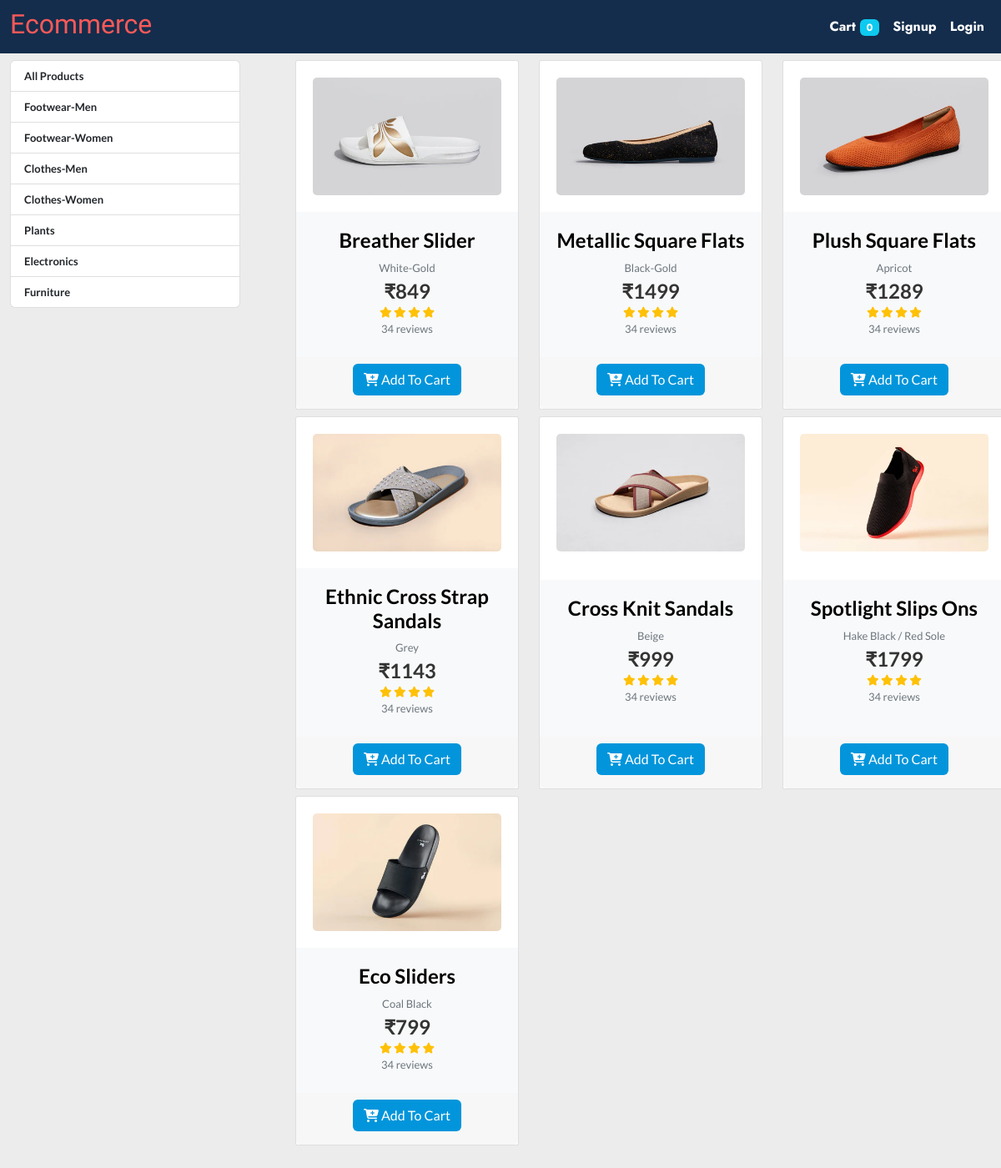
The app's page /?categories=2 with its own data.
### Store/models/categories.py (models this page shows, shortened)
class Category(models.Model):
    name = models.CharField(max_length=20)
    @staticmethod
    def get_all_categories():
        return Category.objects.all()
    class Meta:
        verbose_name = "Category"
        verbose_name_plural = "Categories"

### Store/models/product.py (models this page shows, shortened)
class Product(models.Model):
    name = models.CharField(max_length=50)
    price = models.IntegerField(default=0)
    category = models.ForeignKey(Category, on_delete=models.CASCADE, default=1)
    description = models.CharField(max_length=200, default="", null=True, blank=True)
    image = models.ImageField(upload_to="Upload/Images/")
    @staticmethod
    def get_all_products_by_id(categories_id):
        if categories_id:
            return Product.objects.filter(category=categories_id)
        else:
            return Product.get_all_products()

### Store/views/home.py (the view, shortened to what this page needs)
# urls.py: path("", home.Index.as_view(),name="homepage"),
class Index(View):
    def get(self, request):
        cart = request.session.get('cart')
        if not cart:
            request.session['cart']= {}
        products = None
        categories = Category.get_all_categories()
        categories_id = request.GET.get('categories')  # now we have to do read these categories on server
        if categories_id:
            products = Product.get_all_products_by_id(categories_id)
        else:
            products = Product.get_all_products()
        data = {}
        data['products'] = products
        data['categories'] = categories
        print('you are: ', request.session.get('email'))
        return render(request, 'index.html', data)

### Store/templatetags/cart.py (called while the page is built)
@register.filter(name='is_in_cart')
def is_in_cart(product, cart):
    keys = cart.keys()
    for id in keys:
        if int(id) == product.id:
            return True
    return False;

### Store/templates/index.html (shortened to what this page needs)
{%extends 'base.html'%} {% block content%} {% load cart %}
<div
  class="container-fluid d-flex justify-content-center pb-5 card-container mb-0"
  style="height:100%" >
  <div class="row">
    <div class="col-lg-3 col-md-3 col-sm-4 col-xs-12 mt-2 mx-auto sidebar_fixed" >
      <div class="list-group">
        <a href="/" class="list-group-item list-group-item-action fw-semibold"
          >All Products</a
        >
        {% for categories in categories %}
        <a
          href="/?categories={{categories.id}}"
          class="list-group-item list-group-item-action fw-semibold"
          >{{categories.name}}</a
        >
        {% endfor %}
      </div>
    </div>
    <div class="row col-lg-9 col-md-9 col-sm-8  product_card" >
      {% for product in products %}
      <div class="col-lg-4 col-md-6 col-sm-6 col-xs-12 mt-2"  >
        <div class="card h-100"  >
          <div class="card-body " id="{{product.id}}">
            <div class="card-img-actions" >
              <img
                src="{{product.image.url}}"
                class="card-img img-fluid"
                width="96"
                height="350"
                alt=""
              />
            </div>
          </div>
          <div class="card-body bg-light text-center">
            <div class="mb-1">
              <h4 class="fw-bolder mb-2">
                <a href="#" class="text-black mb-2" data-abc="true"
                  >{{product.name}}</a
                >
              </h4>
              <a href="#" class="text-muted" data-abc="true"
                >{{product.description}}</a
              >
            </div>
            <h4 class="mb-0 fw-semibold">&#8377;{{product.price}}</h4>
            <div>
              <i class="fa fa-star star text-warning"></i>
              <i class="fa fa-star star text-warning"></i>
              <i class="fa fa-star star text-warning"></i>
              <i class="fa fa-star star text-warning"></i>
            </div>
            <div class="text-muted mb-1">34 reviews</div>
          </div>
          <div class="footer card-footer m-0 px-4 pb-3" >
            {% if product|is_in_cart:request.session.cart %}
            <div class="row">
              <form action="/#{{product.id}}" method="post"  class="col-2">
                {% csrf_token %}
              <input type="text" name="product" value="{{product.id}}" hidden />
              <input type="text" name="remove" value="True" hidden />
                <input
                type="submit"
                value=" - "
                class=" btn btn-block btn-secondary"
              />
              </form>
              <div class="text-center mt-2 col"><h6><b>{{product|cart_quantity:request.session.cart }} in cart</b></h6></div>
              <form action="/#{{product.id}}" method="post"  class="col-2">
                {% csrf_token %}
              <input type="text" name="product" value="{{product.id}}" hidden />
                <input
                type="submit"
                value=" + "
                class=" btn btn-block btn-secondary"
              />
              </form>
            </div>
            {% else %}
            <form action="/#{{product.id}}" method="POST" class="text-center">
              <button type="submit" class="btn bg-cart">
                <i class="fa fa-cart-plus mr-2"></i> Add To Cart
              </button>
            </form>
            {% endif %}
          </div>
        </div>
      </div>
      {% endfor %}
    </div>
  </div>
</div>
{% endblock%}

### Store/static/css/main.css (style rules this page uses)
a { text-decoration: none; }
.card-container { margin: 0; font-family: "Lato", sans-serif; font-size: .8125rem; font-weight: 400; line-height: 1.5385; color: #333; text-align: left; background-color: #ececec; margin-bottom: 30px; }
.card { position: relative; display: -ms-flexbox; display: flex; -ms-flex-direction: column; flex-direction: column; min-width: 0; word-wrap: break-word; background-color: #fff; background-clip: border-box; border: 1px solid rgba(0,0,0,.125); border-radius: .1875rem; }
.card-img-actions { position: relative; }
.card-body { -ms-flex: 1 1 auto; flex: 1 1 auto; padding: 1.25rem; text-align: center; }
.card-img { width: 350px; transition-property: box-shadow transform ; transition-duration: 0.3s; transition-timing-function: ease-in-out; }
.star { color: red; }
.bg-cart { background-color:#0295db; color:white; }
a { text-decoration: none !important; }
.card-footer { border: none; }
@media screen and (min-width: 1000px) { .sidebar_fixed { position: fixed; } }
@media screen and (min-width: 1000px) { .product_card { margin-left: 330px; } }

### records on screen
Category: name "Footwear-Men"
Category: name "Footwear-Women"
Category: name "Clothes-Men"
Category: name "Clothes-Women"
Category: name "Plants"
Category: name "Electronics"
Category: name "Furniture"
Product: image (picture), name "Breather Slider", description "White-Gold", price "849"
Product: image (picture), name "Metallic Square Flats", description "Black-Gold", price "1499"
Product: image (picture), name "Plush Square Flats", description "Apricot", price "1289"
Product: image (picture), name "Ethnic Cross Strap Sandals", description "Grey", price "1143"
Product: image (picture), name "Cross Knit Sandals", description "Beige", price "999"
Product: image (picture), name "Spotlight Slips Ons", description "Hake Black / Red Sole", price "1799"
Product: image (picture), name "Eco Sliders", description "Coal Black", price "799"

### other values on screen
{{ request.session.cart.keys|length }} "0"
